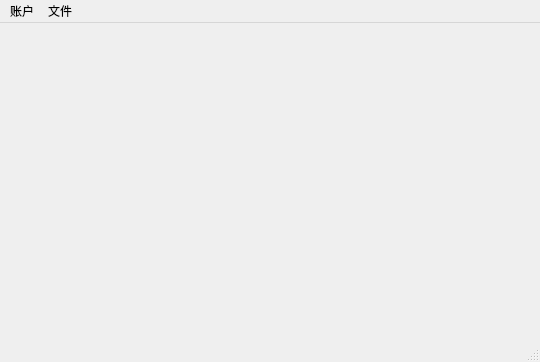
<?xml version="1.0" encoding="UTF-8"?>
<ui version="4.0">
 <class>MainWindow</class>
 <widget class="QMainWindow" name="MainWindow">
  <property name="geometry">
   <rect>
    <x>0</x>
    <y>0</y>
    <width>540</width>
    <height>362</height>
   </rect>
  </property>
  <property name="windowTitle">
   <string>MainWindow</string>
  </property>
  <property name="styleSheet">
   <string notr="true">MainWindow{
	border-image:url(:/image/book/Bookshelf.png)
}</string>
  </property>
  <widget class="QWidget" name="centralWidget"/>
  <widget class="QMenuBar" name="menuBar">
   <property name="geometry">
    <rect>
     <x>0</x>
     <y>0</y>
     <width>540</width>
     <height>22</height>
    </rect>
   </property>
   <widget class="QMenu" name="menu">
    <property name="title">
     <string>账户</string>
    </property>
    <addaction name="ac_login"/>
    <addaction name="ac_register"/>
    <addaction name="ac_logout"/>
   </widget>
   <widget class="QMenu" name="menu_2">
    <property name="title">
     <string>文件</string>
    </property>
    <widget class="QMenu" name="fi_recent">
     <property name="title">
      <string>最近使用</string>
     </property>
     <property name="icon">
      <iconset resource="image.qrc">
       <normaloff>:/image/icon/files.png</normaloff>:/image/icon/files.png</iconset>
     </property>
     <addaction name="fi_file1"/>
     <addaction name="fi_file2"/>
     <addaction name="fi_file3"/>
     <addaction name="fi_file4"/>
     <addaction name="separator"/>
     <addaction name="fi_clean"/>
    </widget>
    <addaction name="fi_open"/>
    <addaction name="fi_recent"/>
    <addaction name="actionclose"/>
    <addaction name="separator"/>
    <addaction name="actionupload"/>
    <addaction name="actiondownload"/>
   </widget>
   <addaction name="menu"/>
   <addaction name="menu_2"/>
  </widget>
  <widget class="QStatusBar" name="statusBar"/>
  <action name="ac_login">
   <property name="icon">
    <iconset resource="image.qrc">
     <normaloff>:/image/icon/count.png</normaloff>:/image/icon/count.png</iconset>
   </property>
   <property name="text">
    <string>登录</string>
   </property>
   <property name="shortcut">
    <string>Ctrl+L</string>
   </property>
  </action>
  <action name="ac_register">
   <property name="icon">
    <iconset resource="image.qrc">
     <normaloff>:/image/icon/sign_up.png</normaloff>:/image/icon/sign_up.png</iconset>
   </property>
   <property name="text">
    <string>注册</string>
   </property>
   <property name="shortcut">
    <string>Ctrl+R</string>
   </property>
  </action>
  <action name="ac_logout">
   <property name="icon">
    <iconset resource="image.qrc">
     <normaloff>:/image/icon/out.png</normaloff>:/image/icon/out.png</iconset>
   </property>
   <property name="text">
    <string>注销</string>
   </property>
   <property name="shortcut">
    <string>Ctrl+T</string>
   </property>
  </action>
  <action name="fi_open">
   <property name="icon">
    <iconset resource="image.qrc">
     <normaloff>:/image/icon/openfile.png</normaloff>:/image/icon/openfile.png</iconset>
   </property>
   <property name="text">
    <string>打开文件</string>
   </property>
   <property name="shortcut">
    <string>Ctrl+O</string>
   </property>
  </action>
  <action name="actionclose">
   <property name="icon">
    <iconset resource="image.qrc">
     <normaloff>:/image/icon/exit.png</normaloff>:/image/icon/exit.png</iconset>
   </property>
   <property name="text">
    <string>清空书架</string>
   </property>
   <property name="shortcut">
    <string>Ctrl+W</string>
   </property>
  </action>
  <action name="fi_file1">
   <property name="icon">
    <iconset resource="image.qrc">
     <normaloff>:/image/icon/file.png</normaloff>:/image/icon/file.png</iconset>
   </property>
   <property name="text">
    <string>文件1</string>
   </property>
  </action>
  <action name="fi_file2">
   <property name="icon">
    <iconset resource="image.qrc">
     <normaloff>:/image/icon/file.png</normaloff>:/image/icon/file.png</iconset>
   </property>
   <property name="text">
    <string>文件2</string>
   </property>
  </action>
  <action name="fi_file3">
   <property name="icon">
    <iconset resource="image.qrc">
     <normaloff>:/image/icon/file.png</normaloff>:/image/icon/file.png</iconset>
   </property>
   <property name="text">
    <string>文件3</string>
   </property>
  </action>
  <action name="fi_file4">
   <property name="icon">
    <iconset resource="image.qrc">
     <normaloff>:/image/icon/file.png</normaloff>:/image/icon/file.png</iconset>
   </property>
   <property name="text">
    <string>文件4</string>
   </property>
  </action>
  <action name="fi_clean">
   <property name="icon">
    <iconset resource="image.qrc">
     <normaloff>:/image/icon/clear.png</normaloff>:/image/icon/clear.png</iconset>
   </property>
   <property name="text">
    <string>清除</string>
   </property>
  </action>
  <action name="actionupload">
   <property name="icon">
    <iconset resource="image.qrc">
     <normaloff>:/image/icon/upload_1.png</normaloff>:/image/icon/upload_1.png</iconset>
   </property>
   <property name="text">
    <string>上传文件</string>
   </property>
   <property name="toolTip">
    <string>upload</string>
   </property>
   <property name="shortcut">
    <string>Ctrl+U</string>
   </property>
  </action>
  <action name="actiondownload">
   <property name="icon">
    <iconset resource="image.qrc">
     <normaloff>:/image/icon/download_1.png</normaloff>:/image/icon/download_1.png</iconset>
   </property>
   <property name="text">
    <string>下载文件</string>
   </property>
   <property name="shortcut">
    <string>Ctrl+I</string>
   </property>
  </action>
 </widget>
 <layoutdefault spacing="6" margin="11"/>
 <resources>
  <include location="image.qrc"/>
 </resources>
 <connections/>
</ui>
